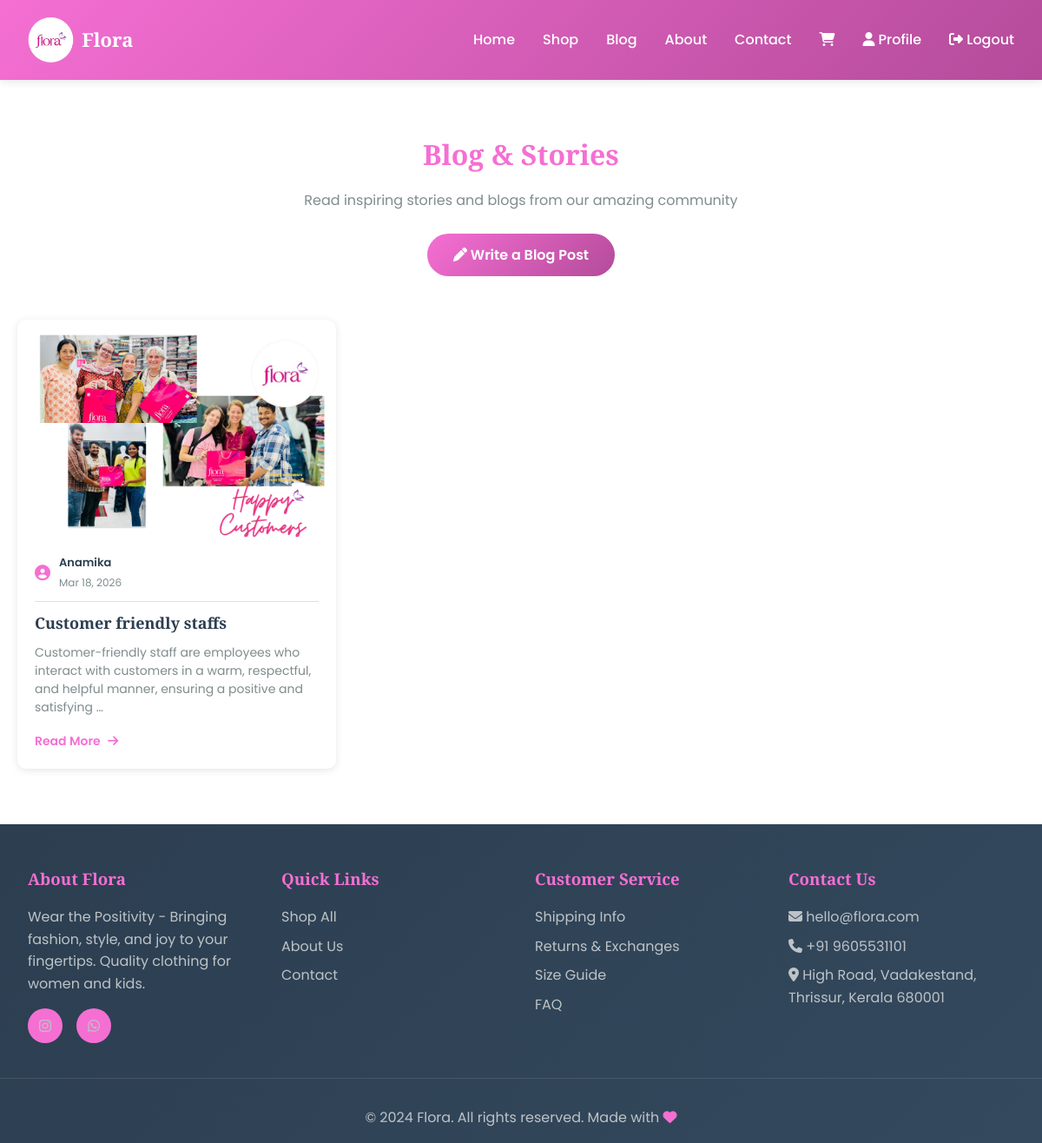
Page /blog/ (signed in) on the committed database.
### shop/models.py (models this page shows, shortened)
class Blog(models.Model):
    author = models.ForeignKey(User, related_name='blogs', on_delete=models.CASCADE)
    title = models.CharField(max_length=300)
    description = models.TextField()
    image = models.ImageField(upload_to='blogs/', blank=True, null=True)
    created_at = models.DateTimeField(auto_now_add=True)
    updated_at = models.DateTimeField(auto_now=True)
    class Meta:
        ordering = ['-created_at']

### shop/views.py (the view)
# urls.py: path('blog/', views.blog_list, name='blog_list'),
def blog_list(request):
    from .models import Blog
    blogs = Blog.objects.all().order_by('-created_at')
    if request.user.is_authenticated:
        blogs = blogs.exclude(author=request.user)
    paginator = Paginator(blogs, 9)  # 9 blogs per page
    page_number = request.GET.get('page', 1)
    blogs = paginator.get_page(page_number)
    context = {
        'blogs': blogs,
        'total_count': paginator.count,
    }
    return render(request, 'shop/blog/list.html', context)

### cart/cart.py (called while the page is built)
    def __len__(self):
        return sum(item['quantity'] for item in self.cart.values())

### cart/context_processors.py (called while the page is built)
def cart(request):
    return {'cart': Cart(request)}

### templates/shop/blog/list.html (shortened to what this page needs)
{% extends 'base.html' %}
{% block content %}
<div class="container" style="max-width: 1200px; margin: 60px auto; padding: 0 20px;">
    <div style="margin-bottom: 50px; text-align: center;">
        <h1 style="color: var(--primary-color); margin-bottom: 15px;">Blog & Stories</h1>
        <p style="color: var(--text-light); font-size: 16px; margin-bottom: 25px;">Read inspiring stories and blogs from our amazing community</p>
        {% if user.is_authenticated %}
            <a
                href="{% url 'shop:create_blog' %}"
                style="display: inline-block; padding: 12px 30px; background: linear-gradient(135deg, var(--primary-color), var(--secondary-color)); color: white; border-radius: 25px; text-decoration: none; font-weight: 600; transition: transform 0.2s, box-shadow 0.2s;"
                onmouseover="this.style.transform='translateY(-2px)'; this.style.boxShadow='0 4px 15px rgba(255, 107, 157, 0.4)';"
                onmouseout="this.style.transform='translateY(0)'; this.style.boxShadow='none';"
            >
                <i class="fas fa-pen"></i> Write a Blog Post
            </a>
        {% else %}
            <p style="color: var(--text-light); margin-top: 15px;">
                <a href="{% url 'shop:login' %}" style="color: var(--primary-color); text-decoration: none; font-weight: 600;">Login</a>
                to write your own blog post!
            </p>
        {% endif %}
    </div>
    {% if blogs %}
        <div style="display: grid; grid-template-columns: repeat(auto-fill, minmax(350px, 1fr)); gap: 30px; margin-bottom: 50px;">
            {% for blog in blogs %}
                <div class="blog-card" style="background: white; border-radius: 10px; overflow: hidden; box-shadow: 0 2px 10px rgba(0,0,0,0.1); transition: transform 0.3s, box-shadow 0.3s; cursor: pointer;"
                    onmouseover="this.style.transform='translateY(-5px)'; this.style.boxShadow='0 8px 25px rgba(0,0,0,0.15)';"
                    onmouseout="this.style.transform='translateY(0)'; this.style.boxShadow='0 2px 10px rgba(0,0,0,0.1)';">
                    {% if blog.image %}
                        <div style="width: 100%; height: 250px; overflow: hidden; background: linear-gradient(135deg, #f5f7fa 0%, #c3cfe2 100%);">
                            <img
                                src="{{ blog.image.url }}"
                                alt="{{ blog.title }}"
                                style="width: 100%; height: 100%; object-fit: cover; transition: transform 0.3s;"
                                onmouseover="this.style.transform='scale(1.05)';"
                                onmouseout="this.style.transform='scale(1)';"
                            >
                        </div>
                    {% else %}
                        <div style="width: 100%; height: 250px; background: linear-gradient(135deg, var(--primary-color), var(--secondary-color)); display: flex; align-items: center; justify-content: center; color: white;">
                            <i class="fas fa-blog" style="font-size: 60px; opacity: 0.5;"></i>
                        </div>
                    {% endif %}
                    <div style="padding: 20px;">
                        <div style="display: flex; align-items: center; gap: 10px; margin-bottom: 12px; padding-bottom: 12px; border-bottom: 1px solid #E0E0E0;">
                            <i class="fas fa-user-circle" style="color: var(--primary-color); font-size: 18px;"></i>
                            <div style="flex: 1;">
                                <p style="font-size: 13px; font-weight: 600; color: var(--text-dark); margin: 0;">{{ blog.author.get_full_name|default:blog.author.username }}</p>
                                <p style="font-size: 12px; color: var(--text-light); margin: 2px 0 0 0;">{{ blog.created_at|date:"M d, Y" }}</p>
                            </div>
                        </div>
                        <h3 style="color: var(--text-dark); margin-bottom: 10px; font-size: 18px; line-height: 1.4;">
                            {{ blog.title }}
                        </h3>
                        <p style="color: var(--text-light); font-size: 14px; line-height: 1.5; margin-bottom: 15px;">
                            {% if blog.description|length > 100 %}
                                {{ blog.description|truncatewords:20 }}
                            {% else %}
                                {{ blog.description }}
                            {% endif %}
                        </p>
                        <a
                            href="{% url 'shop:blog_detail' blog.id %}"
                            style="display: inline-block; color: var(--primary-color); text-decoration: none; font-weight: 600; font-size: 14px; transition: color 0.2s;"
                            onmouseover="this.style.color='var(--secondary-color)';"
                            onmouseout="this.style.color='var(--primary-color)';"
                        >
                            Read More <i class="fas fa-arrow-right" style="margin-left: 5px;"></i>
                        </a>
                    </div>
                </div>
            {% endfor %}
        </div>
    {% endif %}
</div>
{% endblock %}

### templates/base.html (style rules this page uses)
* { margin: 0; padding: 0; box-sizing: border-box; }
:root { --primary-color: #f56fd3; --secondary-color: #b44b9a; --accent-color: #FFA07A; --purple-accent: #9B59B6; --text-dark: #2C3E50; --text-light: #7F8C8D; --bg-light: #FFF5F8; --white: #FFFFFF; --success: #27AE60; --warning: #F39C12; }
body { font-family: 'Poppins', sans-serif; line-height: 1.6; color: var(--text-dark); background-color: var(--white); }
h1, h2, h3, h4, h5, h6 { font-family: 'Playfair Display', serif; font-weight: 600; }
.container { max-width: 1200px; margin: 0 auto; padding: 2rem; }

### templates/shop/blog/list.html (style rules this page uses)
.container { animation: fadeIn 0.5s ease-in; }
.blog-card { animation: slideIn 0.5s ease-in-out; }

### rows in the picture
Blog: image (picture), author.get_full_name "Anamika", created_at "Mar 18, 2026", title "Customer friendly staffs", description "Customer-friendly staff are employees who interact with customers in a warm, respectful, and helpful manner, ensuring a positive and satisfying …"
